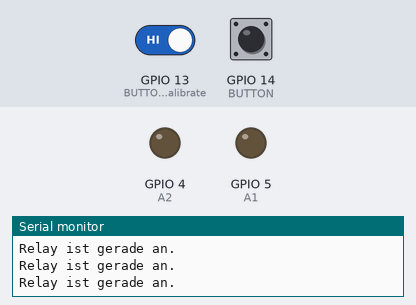
The program below on a simulated ESP8266 (Wemos D1 mini). Parts: output pins drawn as LEDs (lit = HIGH), the last lines printed to the serial monitor. Dashed ring = blinking. Inputs (shaded band) come from the test bench; at power-on: GPIO 14 (BUTTON) HIGH, GPIO 13 (BUTTON_Calibrate) HIGH.

Above: at 1.2 s.
1.3 s: GPIO 14 (BUTTON) pulled LOW for 1 s
At 1.51 s:
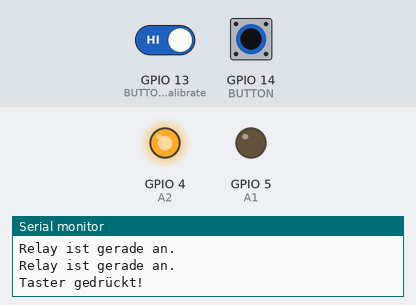
5.6 s: GPIO 14 (BUTTON) pulled LOW for 3.2 s
At 5.81 s:
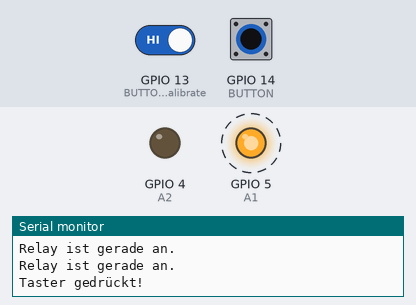
10.3 s: GPIO 13 (BUTTON_Calibrate) driven LOW and GPIO 14 (BUTTON) driven LOW
At 11.43 s:
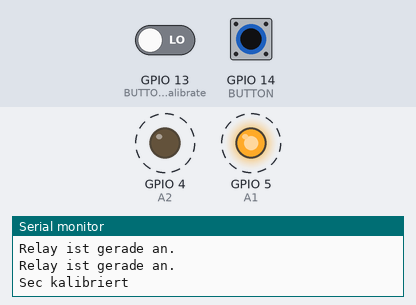
16.3 s: GPIO 14 (BUTTON) driven HIGH
At 16.44 s:
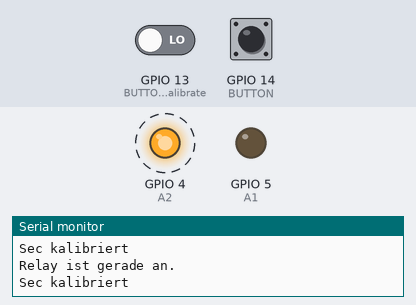
Timing chart, 0 to 18.8 s (numbered marks = the images above; inputs shaded):
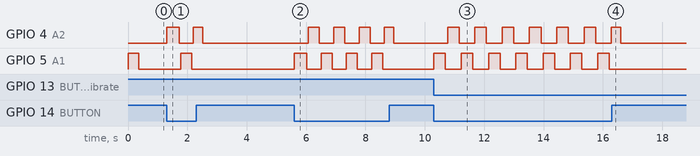

Measured:
- after the input at 1.3 s, GPIO 4 (A2): LOW → HIGH at once, → LOW 0.42 s later, → HIGH 0.48 s later, → LOW 0.31 s later; GPIO 5 (A1): LOW → HIGH after 0.48 s, → LOW 0.37 s later
- after the input at 5.6 s, GPIO 4 (A2): alternates HIGH for 0.37 s and LOW for 0.48 s, 8 changes in all, then stays LOW, starting after 0.48 s; GPIO 5 (A1): alternates HIGH for 0.37 s and LOW for 0.48 s, 8 changes in all, then stays LOW, starting at once
- after the input at 10.3 s, GPIO 4 (A2): alternates HIGH for 0.39 s and LOW for 0.53 s, starting after 0.47 s; GPIO 5 (A1): alternates HIGH for 0.39 s and LOW for 0.53 s, starting at once
- after the input at 16.3 s, GPIO 5 (A1): stops changing and stays LOW

The program:

main.cpp
```cpp
#include <Arduino.h>

// CONFIG ///////////////////////////////////////////////////////////////////////////////////////////////////////////////
/////////////////////////////////////////////////////////////////////////////////////////////////////////////////////////

#define A1 5                // D1 Elektromagnet Pin 1
#define A2 4                // D2 Elektromagnet Pin 2
#define BUTTON 14           // D5 Button zum Vorspuhlen
#define BUTTON_Calibrate 13 // D7 Sekunden auf Null setzen
#define BUTTON_OFF 12       // D6 Schaltet die Uhr in Standby, Zähler läuft weiter aber Uhr Tickt nicht.
const int RelayOnTime = 350;  // wieviel ms, soll der Magnet eingeschaltet werden? Sollte es Schaltprobleme geben sollte dieser Wert erhöht werden

/////////////////////////////////////////////////////////////////////////////////////////////////////////////////////////
/////////////////////////////////////////////////////////////////////////////////////////////////////////////////////////


unsigned long previousMillis = 0; // Zeitstempel für den letzten Schaltvorgang. Wichtig um die Minunten sauber durch zu zählen.
unsigned long lastTickStart = 0;  // Wann ist der Letzte Tick gestartet?
unsigned long now = 0;            // zwischenspeicher für aktuelle Millsec, damit alle funktionen hinterander mit der selben Zeit starten.
const int jumpInterval = 60000;   // wie oft soll die uhr weiter gehen Default ist eine Minute
int tickPosition = 0;             // Welcher der beiden Magneten ist gerade dran
int restTicks = 0;                // wieviele Minuten soll noch vorgespult werden bzw gewartet werden soll
int statusTick = 0;               // Status der Funktion wird angageben 0=startet, 1=läuft, 2=ende


// hier kann ich anfragen ob ich einen Tick starten darf, dazu gebe ich die Wunsch Startzeit von meinem Tick. Dies ist in der Regel  die aktuellen millsec.
void runTick(int anFrageStarttime = 0)
{

  // wenn letzter run zuende dann kann ich die neue Anfrage plazieren.
  // Alternativ wird weiter unten erstmal geprüft ob noch ein alter run läuft.
  if (statusTick == 2)
  {
      //Serial.println("run runTick, nichts zu tun");

    lastTickStart = anFrageStarttime;
  }

  // ist die Startzeit+Indervall dauer noch in der Zukunft, akak größer als jetziger Zeitpunkt, dann führe aus.
  if (lastTickStart + RelayOnTime >= now)
  {
    // Ein Tick ist gerade noch in Betrieb


    Serial.println("Relay ist gerade an.");

    // ein "einmaliger" Eingriff je Relay an Zeit
    // wir sind ja aktuell in einer Bedienung die bedeutet das auf jeden Fall das Relay geschaltet wird. Daher kann es hier nur zu zwei zuständen kommen, starter oder läuft
    if (statusTick == 2)
    {
      statusTick = 0; // Status für starten
      Serial.println("NEUE RUNDE");

      // Welcher Magnet muss angesteuert werden?
      if(tickPosition == 0){
        tickPosition = 1;
      }else{
        tickPosition = 0;
      }


    }
    else
    {
      statusTick = 1; // Status für läuft
    }

    // Simpler TickTack helfer um abwechseln die Relays zu schalten.
    if (tickPosition == 0)
    {
      analogWrite(A1, 255);
      analogWrite(A2, 0);
    }
    else if (tickPosition == 1)
    {
      analogWrite(A1, 0);
      analogWrite(A2, 255);
    }

  } // der letzte Tick ist fertig, daher wird der spaß jetzt gestopt
  else
  {
    statusTick = 2;

    digitalWrite(A1, LOW);
    digitalWrite(A2, LOW);

  }

}


// ################################################################################################################################
// ################################################################################################################################
// ################################################################################################################################


void setup()
{

  pinMode(A1, OUTPUT);
  pinMode(A2, OUTPUT);
  pinMode(BUTTON, INPUT_PULLUP);
  pinMode(BUTTON_Calibrate, INPUT_PULLUP);
  pinMode(BUTTON_OFF, INPUT_PULLUP);

  digitalWrite(A1, LOW);
  digitalWrite(A2, LOW);

  Serial.begin(9600);
  Serial.println("  Start");

}

void loop()
{

  // Speichert die aktuellen milliseckunden, da dieser Wert mehrfach gebraucht wird und da es eventuell beim wachsen des Programm am ende schon eine neue millisekunde sein kann was unerwartet Fehler verursachen kann.
  now = millis();
  //Serial.println(now);

  // mit der Taste werden die Sec auf 0 gesetzt, spricht in 60sec ab hier kommt der nächste Schaltvorgang
  if(digitalRead(BUTTON_Calibrate) == LOW){
      previousMillis = now;

      Serial.println("Sec kalibriert");
  }

  // Wenn der Set Button gehalten wird dann tickt die Uhr einen Schritt weiter.
  if (digitalRead(BUTTON) == LOW)
  {
    Serial.println("Taster gedrückt!");
    runTick(now);
  }

  // Ich rechne aus wie lang her der letzte Schaltvorgang war,
  // sollte der länger als eine Minute her sein, dann geht es in die nächste Runde.
  if (now - previousMillis >= jumpInterval)
  {
    previousMillis = now;

    Serial.println("Minute rum, Schaltungvorgang gestartet");

    // Wenn der Schalter auf an ist, darf die Uhr jede Minute Schalten, ansosnten läuft das ganze Lautlos im Hintergrund weiter.
    if(digitalRead(BUTTON_OFF) != LOW){
      runTick(now);
    }

  }

  // in jeder Runde ausführen.  Eigentlich kann ich das setzenm von einem tick in eine getrennte funktion packen da der Status ja globald ist und ob ich eine Tick setzen darf bestimem ich dann mit eine extra funktion. so wie es aktuell ist eien Funktion für zwei aufgaben dran, einmal das sie jede runde läuft und zum anderne neue Zeit setzen
  runTick();

  }
```
